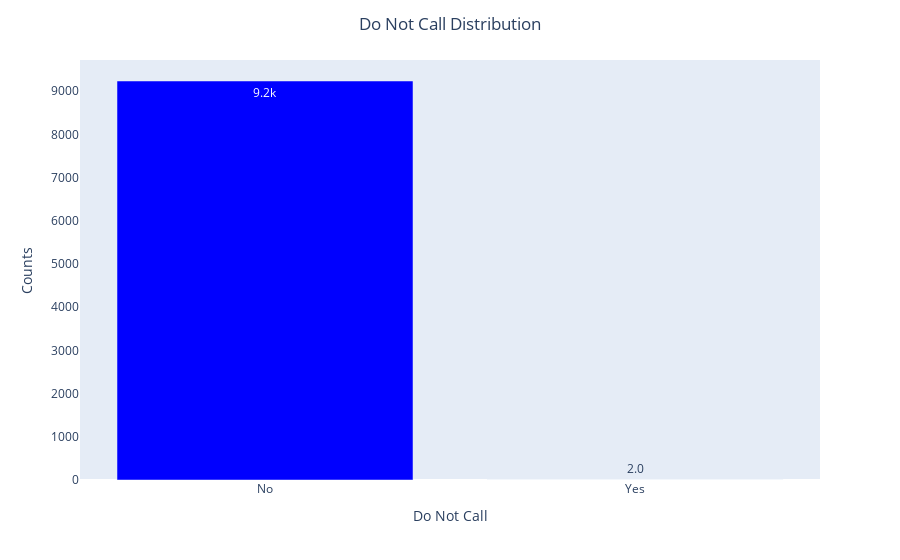

Notebook code cell kept with this figure:
### Code cell
barplot('Do Not Call')

### Figure 1 — Plotly figure (JSON) as saved in the notebook; plotly's stock layout.template omitted (floating-point values rounded to 4 significant figures)
{"data": [{"alignmentgroup": "True", "hovertemplate": "x=%{x}<br>y=%{y}<extra></extra>", "legendgroup": "", "marker": {"color": "blue", "pattern": {"shape": ""}}, "name": "", "offsetgroup": "", "orientation": "v", "showlegend": false, "textposition": "auto", "texttemplate": "%{y:.2s}", "type": "bar", "x": ["No", "Yes"], "xaxis": "x", "y": [9238, 2], "yaxis": "y"}], "layout": {"barmode": "relative", "legend": {"tracegroupgap": 0}, "margin": {"t": 60}, "showlegend": false, "title": {"text": "Do Not Call Distribution", "x": 0.5}, "xaxis": {"anchor": "y", "domain": [0, 1], "showgrid": false, "title": {"text": "Do Not Call"}}, "yaxis": {"anchor": "x", "domain": [0, 1], "showgrid": false, "title": {"text": "Counts"}}}}
